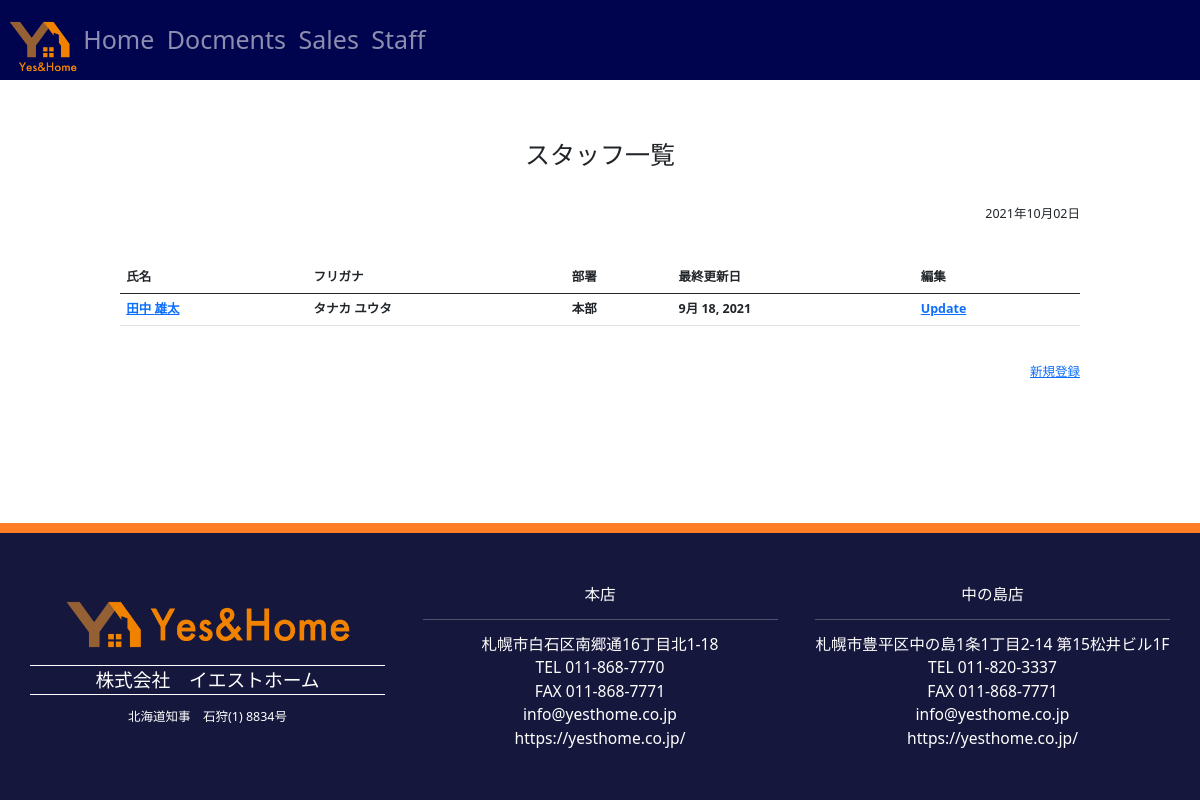
Screenshot of /docs/staff_top/ (signed in) with the database file from the repository.
### docs/models.py (models this page shows, shortened)
class StaffModel(models.Model):
    class Meta:
        verbose_name_plural = '52_スタッフデータ'
    lastname = models.CharField(verbose_name='姓', max_length=20, default='')
    firstname = models.CharField(verbose_name='名', max_length=20, default='')
    lastnamekana = models.CharField(verbose_name='姓（フリガナ）', max_length=20, default='')
    firstnamekana = models.CharField(verbose_name='名（フリガナ）', max_length=20, default='')
    department=models.CharField(verbose_name='部署', default='', blank=True, null=True, max_length=10)
    age = models.PositiveSmallIntegerField(verbose_name='年齢', default='', blank=True, null=True, )
    gender = models.CharField(verbose_name='性別', default='', blank=True, null=True, choices=(('1','男性'), ('2', '女性'), ('3', 'その他')), max_length=1)
    birthday = models.DateField(verbose_name='生年月日', blank=True, null=True, default='2000-01-01')
    postcode = models.CharField(verbose_name='郵便番号', default='', max_length=10, blank=True, null=True)
    address1 = models.CharField(verbose_name='住所1', default='', blank=True, null=True, max_length=100)
    address2 = models.CharField(verbose_name='住所2', default='', blank=True, null=True, max_length=100)
    email = models.EmailField(verbose_name='E-mail', default='', blank=True, null=True, max_length=100, )
    tel1 = models.CharField(verbose_name='電話番号1', default='', blank=True, null=True, max_length=20,)
    tel2 = models.CharField(verbose_name='電話番号2', default='', blank=True, null=True, max_length=20,)
    fax = models.CharField(verbose_name='FAX', default='', blank=True, null=True, max_length=20, )
    remarks = models.TextField(verbose_name='特記事項', blank=True, null=True, default='特記なし')
    postdate = models.DateField(verbose_name='登録日時', auto_now_add=True, null=True)
    update = models.DateField(verbose_name='更新日時', auto_now=True, null=True)

### docs/views.py (the view)
# urls.py: path("staff_top/", views.staff_top, name="staff_top"),
@login_required
def staff_top(request):
    staff_list = StaffModel.objects.all()
    context = {"staff_list": staff_list}
    return render(request, "staff_top.html", context)

### templates/staff_top.html
{% extends 'base.html' %}
{% block content %}
<div class="main-screen">
    <div class="container mt-5">
        <h2 class="text-center">スタッフ一覧</h2>
    </div>
    <div class="container mt-5">
        <p class="text-end">{% now "Y年m月d日" %}</p>
    </div>
    <div class="container mt-5">
        {% if staff_list %}
        <table class="table">
            <thead>
            <tr>
                <th>氏名</th>
                <th>フリガナ</th>
                <th>部署</th>
                <th>最終更新日</th>
                <th>編集</th>
            </tr>
            </thead>
            <tbody>
            {% for staff in staff_list %}
            <tr>
                <th><a href="{% url 'staff_detail' staff.id %}">{{ staff.lastname }} {{ staff.firstname }}</a></th>
                <th>{{ staff.lastnamekana }} {{ staff.firstnamekana }}</th>
                <th>{{ staff.department }}</th>
                <th>{{ staff.update }}</th>
                <th><a href="{% url 'staff_edit' staff.id %}">Update</a></th>
            </tr>
            {% endfor %}
            </tbody>
        </table>
        {% else %}
        <p>スタッフはまだ登録されていません。</p>
        {% endif %}
        <div class="container mt-5">
            <p class="text-end"><a href="{% url 'staff_new' %}">新規登録</a></p>
        </div>
    </div>
</div>
{% endblock content %}

### static/css/style.css (style rules this page uses)
:root { --font-family-sans-serif: "游明朝","Helvetica Neue", Helvetica, Arial, Meiryo, "游ゴシック体", "Yu Gothic", YuGothic, "Hiragino Kaku Gothic ProN", sans-serif; --font-family-monospace: SFMono-Regular, Menlo, Monaco, Consolas, "Liberation Mono", "Courier New", monospace; }
html { font-size: 12.5px; }
.main-screen { width: 80%; margin-top: 0px; margin-bottom: 0px; margin-right: auto; margin-left : auto; }
h6, h5, h4, h3, h2, h1 { font-family: "游ゴシック体", "Helvetica Neue", Helvetica, Arial, Meiryo, "游明朝", "Yu Gothic", YuGothic, "Hiragino Kaku Gothic ProN", sans-serif; font-weight: 500; }
.container { padding: 0; margin-top: 40px; }
.table { margin-left: auto; margin-right: auto; }

### rows the page displays
StaffModel: lastname "田中", firstname "雄太", lastnamekana "タナカ", firstnamekana "ユウタ", department "本部", update "9月 18, 2021"
